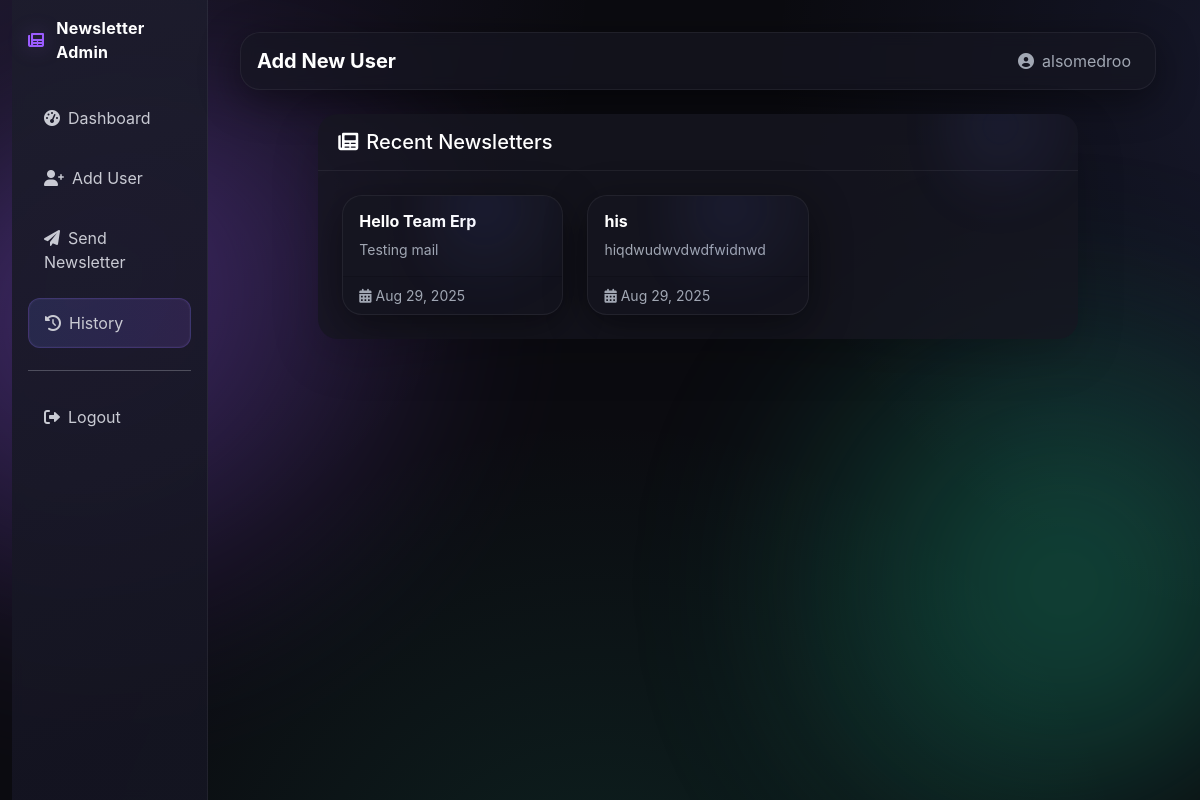
/newsletter/history/ (signed in), run on an earlier commit of the app's database.
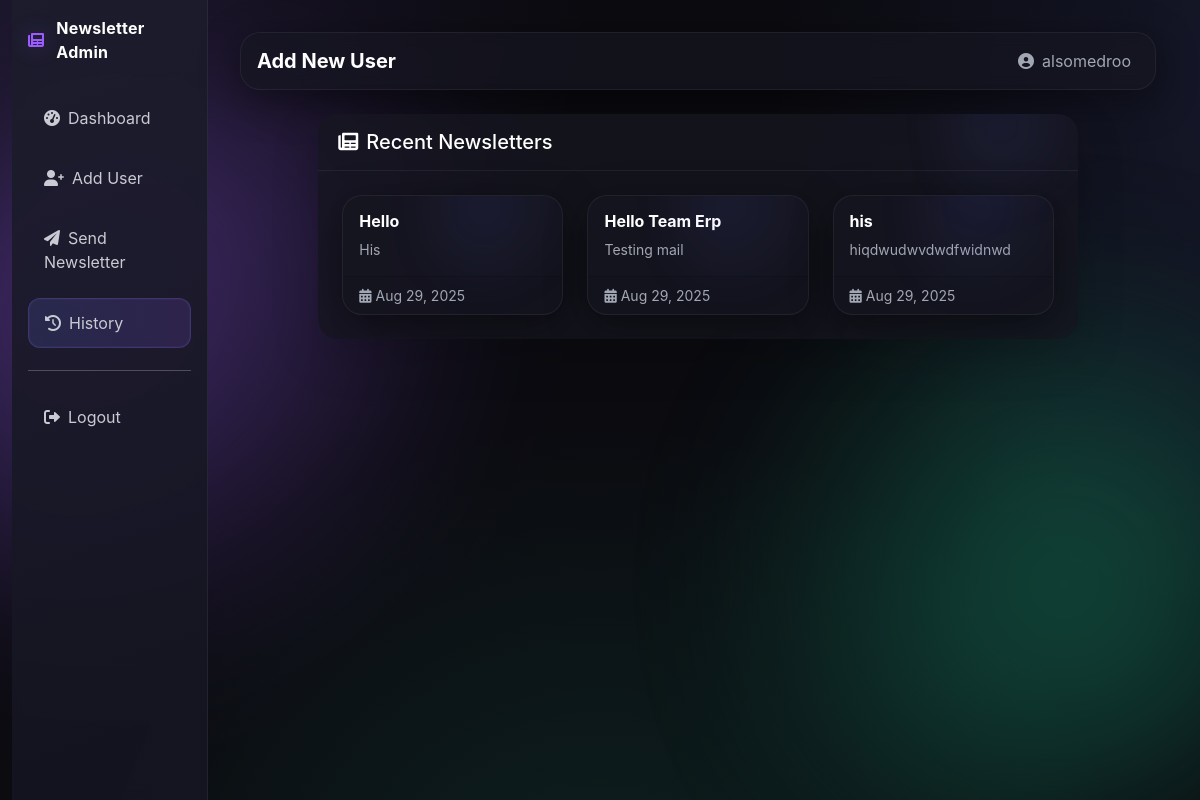
And on a later commit of the database.
### newsletter/models.py (models this page shows, shortened)
class Newsletter(models.Model):
    title = models.CharField(max_length=200)
    description = models.TextField()
    created_at = models.DateTimeField(auto_now_add=True)
    sent_at = models.DateTimeField(auto_now_add=True)
    class Meta:
        ordering = ['-created_at']

### newsletter/views.py (the view)
# urls.py: path('history/', views.newsletter_history, name='history'),
@user_passes_test(is_admin)
def newsletter_history(request):
    newsletters = Newsletter.objects.all()
    return render(request, 'newsletter/history.html', {'newsletters': newsletters})

### newsletter/views.py (called while the page is built)
def is_admin(user):
    return user.is_authenticated and user.is_superuser

### templates/newsletter/history.html (shortened to what this page needs)
{% extends 'newsletter/base.html' %}
{% block page_title %}Add New User{% endblock %}
{% block content %}
<div class="row justify-content-center">
    <div class="col-lg-10">
        <div class="card shadow-lg border-0 glass-card">
            <div class="card-header bg-gradient-dark text-white rounded-top">
                <h5 class="mb-0">
                    <i class="fas fa-newspaper me-2"></i>Recent Newsletters
                </h5>
            </div>
            <div class="card-body p-4">
                {% if newsletters %}
                    <div class="row g-4">
                        {% for newsletter in newsletters %}
                            <div class="col-md-6 col-lg-4">
                                <div class="card h-100 newsletter-card text-white">
                                    <div class="card-body">
                                        <h6 class="card-title fw-bold">{{ newsletter.title }}</h6>
                                        <p class="card-text small text-muted">
                                            {{ newsletter.description|truncatewords:15 }}
                                        </p>
                                    </div>
                                    <div class="card-footer d-flex justify-content-between small text-muted">
                                        <span><i class="fas fa-calendar-alt me-1"></i>{{ newsletter.created_at|date:"M d, Y" }}</span>
                                    </div>
                                </div>
                            </div>
                        {% endfor %}
                    </div>
                {% else %}
                    <p class="text-muted mb-0">
                        <i class="fas fa-info-circle me-2"></i>No newsletters created yet.
                    </p>
                {% endif %}
            </div>
        </div>
    </div>
</div>
{% endblock %}

What changed in the data, as far as the page shows it:
added Newsletter: title "Hello", description "His", created_at "Aug 29, 2025"
